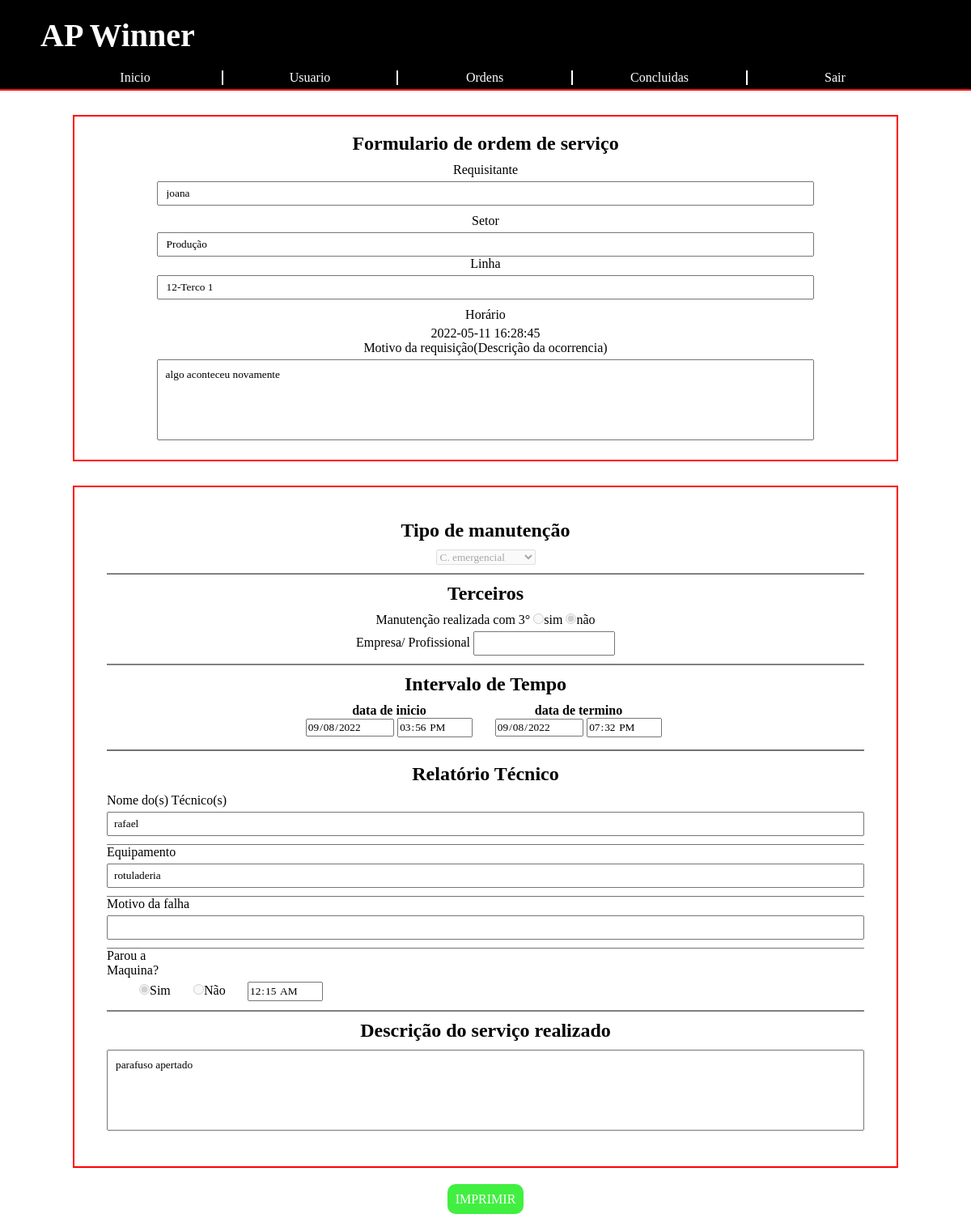
/ordem.php?id=2, run on the app's committed database.
### tables this page shows
CREATE TABLE `ordemservico` (
  `id` int(11) NOT NULL,
  `nomeRequisitante` varchar(80) NOT NULL,
  `setor` varchar(20) NOT NULL,
  `linhaProducao` varchar(40) DEFAULT NULL,
  `dataRequisicao` datetime NOT NULL,
  `tipoManutencao` varchar(20) NOT NULL,
  `nomeManutencao` varchar(50) NOT NULL,
  `dataInicio` datetime NOT NULL,
  `dataTermino` datetime NOT NULL,
  `parteProblema` varchar(50) NOT NULL,
  `motivoProblema` text NOT NULL,
  `descricaoRequisicao` text NOT NULL,
  `solucao` text NOT NULL,
  `tempo_parada` time NOT NULL,
  `nomeTerceiros` varchar(30) DEFAULT NULL,
  `concluido` int(1) NOT NULL DEFAULT 0
);

### php/mostrarTudo.php (the view, shortened to what this page needs)
<?php
    include 'config.php';
    $id = $_GET['id'];
    $sql = "SELECT * FROM `ordemservico` WHERE id = $id LIMIT 1";
    $result = mysqli_query($conn, $sql);
    $linha = mysqli_fetch_array($result);
    $dataI= explode(" ",$linha['dataInicio']);
    $dataT= explode(" ",$linha['dataTermino']);
?>
<div class="OS">
<form class="relatorio" method="POST" action="php/edita_requisicao.php">
        <div class="Tipo_manutencao">
            <h2>Tipo de manutenção</h2>
            <select name="tipo_manutencao[]" disabled>
                <option value="C. emergencial" <?php $linha['tipoManutencao']=='C. emergencial'?print('selected'):print('');?>>C. emergencial</option>
            </select>
        </div>
        <div class="terceiros">
            <h2>Terceiros</h2>
                <div>
                    <label>Manutenção realizada com 3°</label>
                    <input type="radio" value="sim_t" name="opt" disabled <?php $linha['nomeTerceiros']!=""?print'checked':''?>><label>sim</label>
                    <input type="radio" value="nao_t" name="opt" disabled <?php $linha['nomeTerceiros']==""?print'checked':''?>><label>não</label>
                </div>
                <div>
                    <label>Empresa/ Profissional</label>
                    <input type="text" name="terceiros" value="<?php echo $linha['nomeTerceiros']?>" readonly>
                </div>
        </div>
        <div class="tempoRequisicao">
            <h2>Intervalo de Tempo</h2>
            <div>
                <h4>data de inicio</h4>
                <input type="date" name="dataInicio" value="<?php echo($dataI[0])?>" readonly>
                <input type="time" name="horaInicio" value="<?php echo($dataI[1])?>" readonly>
            </div>
            <div>
                <h4>data de termino</h4>
                <input type="date" name="dataTermino" value="<?php echo($dataT[0])?>" readonly>
                <input type="time" name="horaTermino" value="<?php echo($dataT[1])?>" readonly>
            </div>
		</div>
        <div class="relatorio_tecnico">
            <h2>Relatório Técnico</h2>
            <div class="topico">
                <label>Nome do(s) Técnico(s)</label>
                <input type="text" name="nome_funcionario" value="<?php echo $linha['nomeManutencao']?>" readonly>
            </div>
            <div class="topico">
                <label>Equipamento</label>
                <input type="text" name="equipamento" value="<?php echo $linha['parteProblema']?>" readonly>
            </div>
            <div class="topico">
                <label>Motivo da falha</label>
                <input type="text" name="motivo_falha" value="<?php echo $linha['motivoProblema']?>" readonly>
            </div>
            <div class="parada_maquina">
                <label>Parou a Maquina?</label>
                <div class="conteiner-parada">
                    <input type="radio" value="sim_p" name="h_parada" disabled <?php $linha['tempo_parada']!="00:00:00"?print'checked':''?>><label>Sim</label >
                    <input type="radio" value="nao_p" name="h_parada" disabled <?php $linha['tempo_parada']=="00:00:00"?print'checked':''?>><label>Não</label >
                    <input type="time" name="tempo_parada" value="<?php echo $linha['tempo_parada']?>" readonly>
                </div>
            </div>
        </div>
        <div class="descricao-servico">
            <h2>Descrição do serviço realizado</h2>
            <textarea placeholder="digite aqui..." name="solucao" readonly><?php echo $linha['solucao']?></textarea>
        </div>
    </form>
</div>

### php/mostra_dados_req.php (shortened to what this page needs)
<?php
    include 'config.php';
    $id = $_GET['id'];
    $sql = "SELECT * FROM `ordemservico` WHERE id = $id LIMIT 1";
    $result = mysqli_query($conn, $sql);
    $linha = mysqli_fetch_array($result);
?>
	<section class="requisitante">
		<form>
			<h2>Formulario de ordem de serviço</h2>
			<div class="setor">
				<div><label>Requisitante</label></div>
				<div><input type="text" name="nome" value="<?php echo $linha['nomeRequisitante']?>" readonly></div>
			</div>
			<div class="setor">
				<div><label>Setor</label></div>
				<div><input type="text" name="nome" value="<?php echo $linha['setor']?>" readonly></div>
				<div><label>Linha</label></div>
				<div><input type="text" name="nome" value="<?php echo $linha['linhaProducao']?>" readonly></div>
			</div>
            <div>
                <div><label>Horário</label></div>
                <div><?php echo $linha['dataRequisicao']?></div>
            </div>
			<div class="setor">
				<div><label>Motivo da requisição(Descrição da ocorrencia)</label></div>
				<div><textarea name="descricao" id="descricao" readonly><?php echo $linha['descricaoRequisicao']?></textarea></div>
			</div>
		</form>
	</section>

### css/style.css (style rules this page uses)
* { margin:0; padding:0; font-family: calibri; box-sizing: border-box; }
form { box-sizing: border-box; width:85%; margin: 20px auto; text-align: center; border: 2px solid red; padding-top: 20px; padding-bottom: 10px; }
form h2 { padding-bottom: 10px; }
form .setor, form .data { padding-bottom: 10px; }
form label { display: inline-block; padding-bottom: 5px; }
form input[type=text][name=nome] { width: 80%; height: 30px; box-sizing: border-box; padding: 10px; }
form textarea { width: 80%; height: 100px; box-sizing: border-box; padding: 10px; resize: none; }
section.requisitante { width: 100%; max-width: 1280px; margin: 30px auto; }
.OS { width: 100%; max-width: 1280px; margin: 30px auto; }
form.relatorio { padding: 40px; }
.OS .Tipo_manutencao, .terceiros, .relatorio_tecnico { margin-bottom: 10px; padding-bottom: 10px; border-bottom: 2px solid gray; }
.terceiros input[type=text] { height: 30px; line-height: 30px; padding-left: 7px; }
.relatorio_tecnico h2 { text-align: center; }
.relatorio_tecnico { text-align: left; }
.relatorio_tecnico label { width: 150px; }
.parada_maquina label { width: 50px; }
.relatorio_tecnico input[type=text] { width: 100%; height: 30px; line-height: 30px; padding-left: 7px; }
.topico { padding-bottom: 10px; border-bottom: 1px solid rgb(114, 114, 114); }
.relatorio_tecnico .conteiner-parada { padding: 0 40px; }
.OS textarea { width: 100%; }
.tempoRequisicao { padding-bottom: 15px; margin-bottom:15px; border-bottom: 2px solid rgb(114, 114, 114); }
.tempoRequisicao > div { width: 25%; text-align: center; display: inline-block; margin-left: -4px; }

### data on the page
ordemservico: nome "joana", nome "Produção", nome "12-Terco 1", dataRequisicao "2022-05-11 16:28:45", descricao "algo aconteceu novamente", dataInicio "09/08/2022", horaInicio "15:56:00", dataTermino "09/08/2022", horaTermino "19:32:00", nome_funcionario "rafael", equipamento "rotuladeria", tempo_parada "00:15:00", solucao "parafuso apertado"
